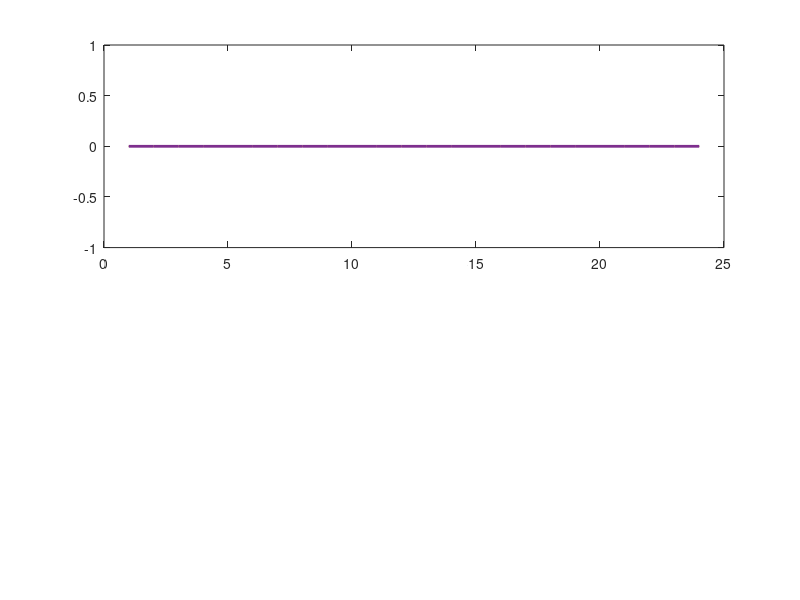

The MATLAB script that drew this image: (Note: this script raises an error after producing the figure.)
%Description:
%seasonally variations of precipitaion frequency
% History:
% 2021.10.11 by zhangtc
clear
mons = {'Jun.','Jul.','Aug.','Sept.','Oct.',...
    'Nov.','Dec.','Jan.','Feb.','Mar.','Apr.','May.'};

sum2019c = zeros(1,24);
aut2019c = zeros(1,24);
win2019c = zeros(1,24);
spr2019c = zeros(1,24);
sum2020c = zeros(1,24);
aut2020c = zeros(1,24);
win2020c = zeros(1,24);
spr2020c = zeros(1,24);

sum2019s = zeros(1,24);
aut2019s = zeros(1,24);
win2019s = zeros(1,24);
spr2019s = zeros(1,24);
sum2020s = zeros(1,24);
aut2020s = zeros(1,24);
win2020s = zeros(1,24);
spr2020s = zeros(1,24);
file_root = 'D:\DATA\OTTParsivel\nonQC2019-\';
file_day = dir([file_root,'*.h5']);

temp_time2019 = datenum(2019,5,31);
temp_time2020 = datenum(2020,5,31);

for fnum = 1 : length(file_day)
    tempc = zeros(1440,1);
    temps = zeros(1440,1);
    fname = [file_root,file_day(fnum).name];
    rainflag = h5read(fname,'/rainflag');
    typeflag = h5read(fname,'/typeflag');
    temp_t = datenum(fix(str2double(file_day(fnum).name(1:4))),...
        fix(str2double(file_day(fnum).name(5:6))),...
        fix(str2double(file_day(fnum).name(7:8))));
    mkey = str2double(file_day(fnum).name(5:6));
    
    temp_day = temp_t - temp_time2019;
    tempc(typeflag == 1) = 1;
    temps(typeflag == 2) = 1;
    if   temp_day >0
        if temp_day < 367
            switch mkey
                case {6,7,8}
                    sum2019c = sum2019c + sum(reshape(tempc,[60 24]));
                    sum2019s = sum2019s + sum(reshape(temps,[60 24]));
                case {9,10,11}
                    aut2019c = aut2019c + sum(reshape(tempc,[60 24]));
                    aut2019s = aut2019s + sum(reshape(temps,[60 24]));
                case {12,1,2}
                    win2019c = win2019c + sum(reshape(tempc,[60 24]));
                    win2019s = win2019s + sum(reshape(temps,[60 24]));
                case {3,4,5}
                    spr2019c = spr2019c + sum(reshape(tempc,[60 24]));
                    spr2019s = spr2019s + sum(reshape(temps,[60 24]));
            end
        else
            if temp_day < 732
                switch mkey
                    case {6,7,8}
                        sum2020c = sum2020c + sum(reshape(tempc,[60 24]));
                        sum2020s = sum2020s + sum(reshape(temps,[60 24]));
                    case {9,10,11}
                        aut2020c = aut2020c + sum(reshape(tempc,[60 24]));
                        aut2020s = aut2020s + sum(reshape(temps,[60 24]));
                    case {12,1,2}
                        win2020c = win2020c + sum(reshape(tempc,[60 24]));
                        win2020s = win2020s + sum(reshape(temps,[60 24]));
                    case {3,4,5}
                        spr2020c = spr2020c + sum(reshape(tempc,[60 24]));
                        spr2020s = spr2020s + sum(reshape(temps,[60 24]));
                end
            end
        end
    end
end

figure(1);
subplot(2,1,1);
ax1 = gca;
x = 1:24;
p = plot(x,spr2019c,x,sum2019c,x,aut2019c,x,win2019c,'LineWidth',2);
ax1.FontSize = 10;
ax1.TickLength = [0.01 0.01];
ax1.LineWidth = 1.2;
ax1.XLim = [1 24];
ax1.YLim = [0 100];
ax1.XTick = 0:3:24;
ax1.XTickLabel = {'0:00','3:00','6:00','9:00','12:00','15:00','18:00','21:00','24:00'};
ax1.YLabel.String = 'Frequency';
text(1.5,90,'(a)2019');
legend('Spr.','Sum.','Aut.','Win.','Location','north','NumColumns',2);
title({'Seasonally variations of precipitation frequency','Convective'});
subplot(2,1,2);
ax2 = gca;
p = plot(x,spr2020c,x,sum2020c,x,aut2020c,x,win2020c,'LineWidth',2);
ax2.FontSize = 10;
ax2.TickLength = [0.01 0.01];
ax2.LineWidth = 1.2;
ax2.XLim = [1 24];
ax2.YLim = [0 250];
ax2.XTick = 0:3:24;
ax2.XTickLabel = {'0:00','3:00','6:00','9:00','12:00','15:00','18:00','21:00','24:00'};
ax2.YLabel.String = 'Frequency';
text(1.5,225,'(b)2020');
legend('Spr.','Sum.','Aut.','Win.','Location','northeast','NumColumns',2);
set(gcf,'Position',[1,1,600,400]);
% saveas(gcf,['D:\DATA\OTTParsivel\Pictures\new\','con_Rainon_non_Seanson.png']);

figure(2);
subplot(2,1,1);
ax1 = gca;
x = 1:24;
p = plot(x,spr2019s,x,sum2019s,x,aut2019s,x,win2019s,'LineWidth',2,'LineStyle','-.');
ax1.FontSize = 10;
ax1.TickLength = [0.01 0.01];
ax1.LineWidth = 1.2;
ax1.XLim = [1 24];
ax1.XTick = 0:3:24;
ax1.YLim = [0 250];
ax1.XTickLabel = {'0:00','3:00','6:00','9:00','12:00','15:00','18:00','21:00','24:00'};
ax1.YLabel.String = 'Frequency';
text(1.5,225,'(a)2019');
legend('Spr.','Sum.','Aut.','Win.','Location','north','NumColumns',2);
title({'Seasonally variations of precipitation frequency','Stratiform'});
subplot(2,1,2);
ax2 = gca;
p = plot(x,spr2020s,x,sum2020s,x,aut2020s,x,win2020s,'LineWidth',2,'LineStyle','-.');
ax2.FontSize = 10;
ax2.TickLength = [0.01 0.01];
ax2.LineWidth = 1.2;
ax2.XLim = [1 24];
ax2.XTick = 0:3:24;
ax2.YLim = [0 350];
ax2.XTickLabel = {'0:00','3:00','6:00','9:00','12:00','15:00','18:00','21:00','24:00'};
ax2.YLabel.String = 'Frequency';
text(1.5,315,'(b)2020');
legend('Spr.','Sum.','Aut.','Win.','Location','northeast','NumColumns',2);
set(gcf,'Position',[1,1,600,400]);
% saveas(gcf,['D:\DATA\OTTParsivel\Pictures\new\','str_Rainon_non_Season.png']);


% clear